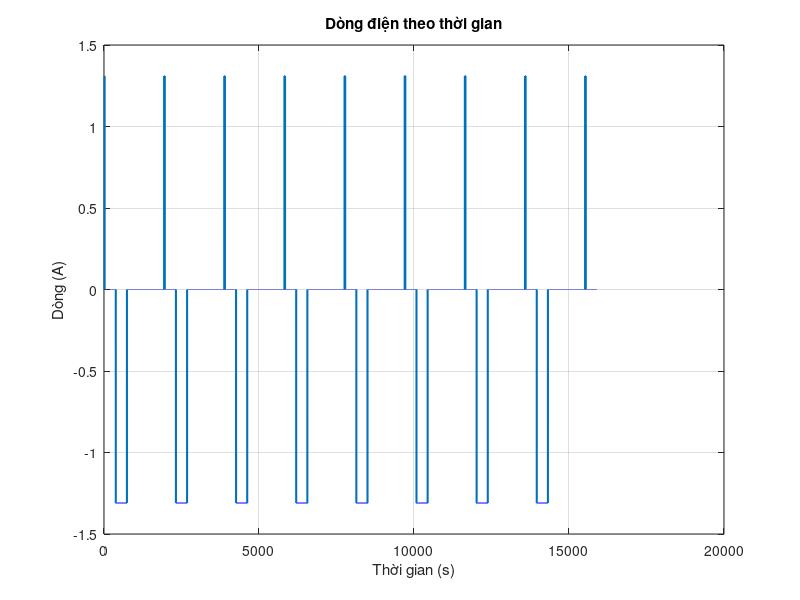
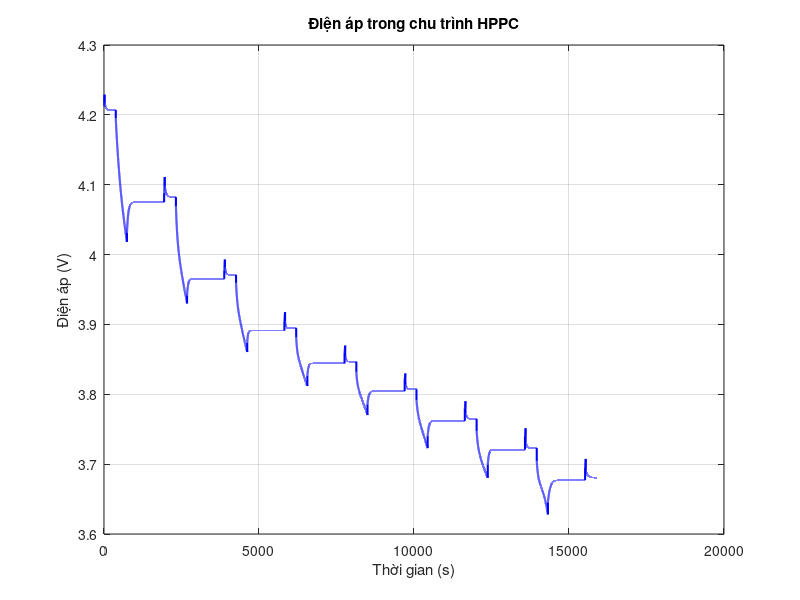

MATLAB code to generate these figures, in order:
function charge_discharge_cycle
    % ================= THÔNG SỐ BAN ĐẦU =================
    I_pos   =  1.31;       % A (sạc dương 20s)
    I_neg   = -1.31;       % A (sạc âm 6 phút)
    t_pos   = 20;          % thời gian sạc dương (s)
    t_rest1 = 360;         % nghỉ sau sạc dương (s)
    t_neg   = 360;         % thời gian sạc âm (s)
    t_rest2 = 1200;        % nghỉ sau sạc âm (s)
    h = 0.1;               % bước thời gian (s)
    t_max = 100000;        % thời gian mô phỏng tối đa (s)

    Q0 = 1310 * 3.6;       % Dung lượng danh định (Coulomb)
    SoC_initial = 1;       % SOC ban đầu (100%)
    Qk_1 = SoC_initial * Q0;
    Ucpk = 0;
    Ucpk_1 = 0;

    % ================= KHỞI TẠO LƯU DỮ LIỆU =================
    N = round(t_max / h);
    time_arr    = zeros(1,N);
    voltage_arr = zeros(1,N);
    current_arr = zeros(1,N);
    soc_arr     = zeros(1,N);

    idx = 0;
    rest1_cnt = 0;   % Đếm số lần nghỉ sau sạc dương

    % ================= VÒNG LẶP =================
    cycle_period = t_pos + t_rest1 + t_neg + t_rest2;

    for k = 1:N
        tk = k * h;

        % Xác định trạng thái trong chu kỳ
        t_mod = mod(tk, cycle_period);

        if t_mod <= t_pos
            Ik = I_pos;          % sạc dương
        elseif t_mod <= t_pos + t_rest1
            Ik = 0;              % nghỉ sau sạc dương
            % Nếu vừa kết thúc thời gian nghỉ sau sạc dương
            if abs(t_mod - (t_pos + t_rest1)) < h/2  
                rest1_cnt = rest1_cnt + 1;
            end
        elseif t_mod <= t_pos + t_rest1 + t_neg
            Ik = I_neg;          % sạc âm
        else
            Ik = 0;              % nghỉ sau sạc âm
        end

        % Cập nhật điện lượng
        Qk = Qk_1 + Ik * h;
        SoCk = Qk / Q0;

        % ======= OCV (đa thức) =======
        OCVk = 49.6031746026527*SoCk^7 - 242.777777775253*SoCk^6 ...
            + 482.05555555048*SoCk^5 - 502.20085469538*SoCk^4 ...
            + 296.925106834202*SoCk^3 - 99.8582591285466*SoCk^2 ...
            + 18.1649483181218*SoCk + 2.28813333335013;

        % ======= Rp (đa thức) =======
        Rpk = -112.726962371923*SoCk^7 + 475.810770564809*SoCk^6 ...
            - 842.118461485493*SoCk^5 + 809.705712605166*SoCk^4 ...
            - 456.246715585319*SoCk^3 + 150.407513926122*SoCk^2 ...
            - 26.8229600075181*SoCk + 2.0116277956127;

        % ======= Cp (đa thức) =======
        Cpk = 13569519.4166804*SoCk^7 - 57373648.2503943*SoCk^6 ...
            + 100336200.459551*SoCk^5 - 93667153.1337912*SoCk^4 ...
            + 50177303.8499047*SoCk^3 - 15362475.1852854*SoCk^2 ...
            + 2483348.92753031*SoCk - 161291.986997882;

        % ======= R0 (đa thức) =======
        R0k = -26.2660619799801*SoCk^7 + 109.918871250544*SoCk^6 ...
            - 190.459259256136*SoCk^5 + 176.52916835934*SoCk^4 ...
            - 94.135374438522*SoCk^3 + 28.7364437013528*SoCk^2 ...
            - 4.63111345743667*SoCk + 0.316849947081998;

        % ======= Cập nhật trạng thái mạch RC =======
        Ucpk = Ucpk_1 + h * (-Ucpk / (Rpk * Cpk) + Ik / Cpk);

        % ======= Điện áp đầu cực =======
        U_tk = OCVk + R0k*Ik + Ucpk;

        % Cập nhật cho vòng sau
        Qk_1 = Qk;
        Ucpk_1 = Ucpk;

        % Lưu dữ liệu
        idx = idx + 1;
        time_arr(idx)    = tk;
        voltage_arr(idx) = U_tk;
        current_arr(idx) = Ik;
        soc_arr(idx)     = SoCk * 100;

        % === Điều kiện dừng sau khi kết thúc nghỉ sau sạc dương lần 9 ===
        if rest1_cnt >= 9
            break;
        end
    end

    % Cắt mảng dư
    time_arr    = time_arr(1:idx);
    voltage_arr = voltage_arr(1:idx);
    current_arr = current_arr(1:idx);
    soc_arr     = soc_arr(1:idx);

    % ================= VẼ ĐỒ THỊ =================
    figure(1);
    plot(time_arr, current_arr, 'LineWidth',1.5);
    xlabel('Thời gian (s)'); ylabel('Dòng (A)');
    title('Dòng điện theo thời gian');
    grid on;
    hold on

    figure(2);
    plot(time_arr, voltage_arr, 'b', 'LineWidth',1.5);
    xlabel('Thời gian (s)'); ylabel('Điện áp (V)');
    title('Điện áp trong chu trình HPPC');
    grid on;

    disp('--- Mô phỏng hoàn tất ---');
end
